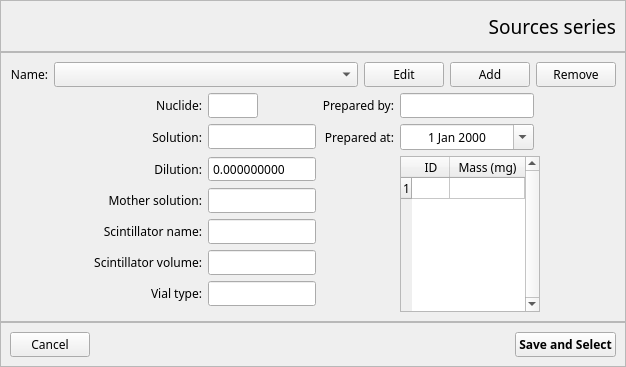
<?xml version="1.0" encoding="UTF-8"?>
<ui version="4.0">
 <class>SeriesSourcesDialog</class>
 <widget class="QDialog" name="SeriesSourcesDialog">
  <property name="geometry">
   <rect>
    <x>0</x>
    <y>0</y>
    <width>626</width>
    <height>344</height>
   </rect>
  </property>
  <property name="font">
   <font>
    <family>Lucida Sans Unicode</family>
    <pointsize>9</pointsize>
   </font>
  </property>
  <property name="windowTitle">
   <string>Sources series - QTD</string>
  </property>
  <layout class="QVBoxLayout" name="verticalLayout">
   <property name="spacing">
    <number>0</number>
   </property>
   <property name="leftMargin">
    <number>0</number>
   </property>
   <property name="topMargin">
    <number>0</number>
   </property>
   <property name="rightMargin">
    <number>0</number>
   </property>
   <property name="bottomMargin">
    <number>0</number>
   </property>
   <item>
    <widget class="QFrame" name="topFrame">
     <property name="frameShape">
      <enum>QFrame::StyledPanel</enum>
     </property>
     <property name="frameShadow">
      <enum>QFrame::Raised</enum>
     </property>
     <layout class="QHBoxLayout" name="horizontalLayout">
      <item>
       <widget class="QLabel" name="label_11">
        <property name="minimumSize">
         <size>
          <width>32</width>
          <height>32</height>
         </size>
        </property>
        <property name="maximumSize">
         <size>
          <width>32</width>
          <height>32</height>
         </size>
        </property>
        <property name="text">
         <string/>
        </property>
        <property name="pixmap">
         <pixmap resource="../qtd.qrc">:/Image/logoTransparent.png</pixmap>
        </property>
        <property name="scaledContents">
         <bool>true</bool>
        </property>
       </widget>
      </item>
      <item>
       <spacer name="horizontalSpacer_4">
        <property name="orientation">
         <enum>Qt::Horizontal</enum>
        </property>
        <property name="sizeHint" stdset="0">
         <size>
          <width>426</width>
          <height>20</height>
         </size>
        </property>
       </spacer>
      </item>
      <item>
       <widget class="QLabel" name="titleDialogLabel">
        <property name="font">
         <font>
          <pointsize>14</pointsize>
         </font>
        </property>
        <property name="text">
         <string>Sources series</string>
        </property>
        <property name="alignment">
         <set>Qt::AlignRight|Qt::AlignTrailing|Qt::AlignVCenter</set>
        </property>
       </widget>
      </item>
     </layout>
    </widget>
   </item>
   <item>
    <widget class="QFrame" name="contentsFrame">
     <property name="sizePolicy">
      <sizepolicy hsizetype="Expanding" vsizetype="Expanding">
       <horstretch>0</horstretch>
       <verstretch>0</verstretch>
      </sizepolicy>
     </property>
     <property name="frameShape">
      <enum>QFrame::StyledPanel</enum>
     </property>
     <property name="frameShadow">
      <enum>QFrame::Raised</enum>
     </property>
     <layout class="QGridLayout" name="gridLayout_4">
      <item row="0" column="0" colspan="8">
       <layout class="QGridLayout" name="gridLayout_3">
        <item row="0" column="0">
         <widget class="QLabel" name="label">
          <property name="text">
           <string>Name:</string>
          </property>
          <property name="alignment">
           <set>Qt::AlignRight|Qt::AlignTrailing|Qt::AlignVCenter</set>
          </property>
         </widget>
        </item>
        <item row="0" column="1">
         <widget class="QComboBox" name="name_comboBox">
          <property name="sizePolicy">
           <sizepolicy hsizetype="Expanding" vsizetype="Preferred">
            <horstretch>0</horstretch>
            <verstretch>0</verstretch>
           </sizepolicy>
          </property>
         </widget>
        </item>
        <item row="0" column="3">
         <widget class="QPushButton" name="add_pushButton">
          <property name="sizePolicy">
           <sizepolicy hsizetype="Fixed" vsizetype="Fixed">
            <horstretch>0</horstretch>
            <verstretch>0</verstretch>
           </sizepolicy>
          </property>
          <property name="text">
           <string>Add</string>
          </property>
          <property name="autoDefault">
           <bool>false</bool>
          </property>
         </widget>
        </item>
        <item row="0" column="4">
         <widget class="QPushButton" name="remove_pushButton">
          <property name="sizePolicy">
           <sizepolicy hsizetype="Fixed" vsizetype="Fixed">
            <horstretch>0</horstretch>
            <verstretch>0</verstretch>
           </sizepolicy>
          </property>
          <property name="text">
           <string>Remove</string>
          </property>
          <property name="autoDefault">
           <bool>false</bool>
          </property>
         </widget>
        </item>
        <item row="0" column="2">
         <widget class="QPushButton" name="edit_pushButton">
          <property name="sizePolicy">
           <sizepolicy hsizetype="Fixed" vsizetype="Fixed">
            <horstretch>0</horstretch>
            <verstretch>0</verstretch>
           </sizepolicy>
          </property>
          <property name="text">
           <string>Edit</string>
          </property>
          <property name="checkable">
           <bool>true</bool>
          </property>
          <property name="autoDefault">
           <bool>false</bool>
          </property>
         </widget>
        </item>
       </layout>
      </item>
      <item row="5" column="1">
       <widget class="QLabel" name="label_4">
        <property name="text">
         <string>Scintillator name:</string>
        </property>
        <property name="alignment">
         <set>Qt::AlignRight|Qt::AlignTrailing|Qt::AlignVCenter</set>
        </property>
       </widget>
      </item>
      <item row="1" column="1">
       <widget class="QLabel" name="label_2">
        <property name="text">
         <string>Nuclide:</string>
        </property>
        <property name="alignment">
         <set>Qt::AlignRight|Qt::AlignTrailing|Qt::AlignVCenter</set>
        </property>
       </widget>
      </item>
      <item row="4" column="2" colspan="2">
       <widget class="QLineEdit" name="motherSolution_lineEdit">
        <property name="maximumSize">
         <size>
          <width>140</width>
          <height>16777215</height>
         </size>
        </property>
       </widget>
      </item>
      <item row="2" column="4">
       <widget class="QLabel" name="label_10">
        <property name="sizePolicy">
         <sizepolicy hsizetype="Expanding" vsizetype="Preferred">
          <horstretch>0</horstretch>
          <verstretch>0</verstretch>
         </sizepolicy>
        </property>
        <property name="text">
         <string>Prepared at:</string>
        </property>
        <property name="alignment">
         <set>Qt::AlignRight|Qt::AlignTrailing|Qt::AlignVCenter</set>
        </property>
       </widget>
      </item>
      <item row="2" column="2" colspan="2">
       <widget class="QLineEdit" name="solution_lineEdit">
        <property name="maximumSize">
         <size>
          <width>140</width>
          <height>16777215</height>
         </size>
        </property>
       </widget>
      </item>
      <item row="2" column="5">
       <widget class="QDateEdit" name="preparedAt_dateEdit">
        <property name="maximumSize">
         <size>
          <width>140</width>
          <height>16777215</height>
         </size>
        </property>
        <property name="alignment">
         <set>Qt::AlignCenter</set>
        </property>
        <property name="calendarPopup">
         <bool>true</bool>
        </property>
       </widget>
      </item>
      <item row="2" column="1">
       <widget class="QLabel" name="label_3">
        <property name="text">
         <string>Solution:</string>
        </property>
        <property name="alignment">
         <set>Qt::AlignRight|Qt::AlignTrailing|Qt::AlignVCenter</set>
        </property>
       </widget>
      </item>
      <item row="1" column="5">
       <widget class="QLineEdit" name="preparedBy_lineEdit">
        <property name="maximumSize">
         <size>
          <width>140</width>
          <height>16777215</height>
         </size>
        </property>
       </widget>
      </item>
      <item row="3" column="2" colspan="2">
       <widget class="QDoubleSpinBox" name="dilution_doubleSpinBox">
        <property name="maximumSize">
         <size>
          <width>140</width>
          <height>16777215</height>
         </size>
        </property>
        <property name="buttonSymbols">
         <enum>QAbstractSpinBox::NoButtons</enum>
        </property>
        <property name="decimals">
         <number>9</number>
        </property>
        <property name="singleStep">
         <double>0.001000000000000</double>
        </property>
       </widget>
      </item>
      <item row="4" column="1">
       <widget class="QLabel" name="label_6">
        <property name="text">
         <string>Mother solution:</string>
        </property>
        <property name="alignment">
         <set>Qt::AlignRight|Qt::AlignTrailing|Qt::AlignVCenter</set>
        </property>
       </widget>
      </item>
      <item row="3" column="1">
       <widget class="QLabel" name="label_5">
        <property name="text">
         <string>Dilution:</string>
        </property>
        <property name="alignment">
         <set>Qt::AlignRight|Qt::AlignTrailing|Qt::AlignVCenter</set>
        </property>
       </widget>
      </item>
      <item row="1" column="4">
       <widget class="QLabel" name="label_7">
        <property name="text">
         <string>Prepared by:</string>
        </property>
        <property name="alignment">
         <set>Qt::AlignRight|Qt::AlignTrailing|Qt::AlignVCenter</set>
        </property>
       </widget>
      </item>
      <item row="1" column="2">
       <widget class="QLineEdit" name="nuclide_lineEdit">
        <property name="minimumSize">
         <size>
          <width>50</width>
          <height>0</height>
         </size>
        </property>
        <property name="maximumSize">
         <size>
          <width>50</width>
          <height>16777215</height>
         </size>
        </property>
        <property name="placeholderText">
         <string/>
        </property>
       </widget>
      </item>
      <item row="5" column="2" colspan="2">
       <widget class="QLineEdit" name="scintillatorName_lineEdit">
        <property name="maximumSize">
         <size>
          <width>140</width>
          <height>16777215</height>
         </size>
        </property>
       </widget>
      </item>
      <item row="5" column="7">
       <spacer name="horizontalSpacer_3">
        <property name="orientation">
         <enum>Qt::Horizontal</enum>
        </property>
        <property name="sizeHint" stdset="0">
         <size>
          <width>45</width>
          <height>20</height>
         </size>
        </property>
       </spacer>
      </item>
      <item row="6" column="0">
       <spacer name="horizontalSpacer_2">
        <property name="orientation">
         <enum>Qt::Horizontal</enum>
        </property>
        <property name="sizeHint" stdset="0">
         <size>
          <width>78</width>
          <height>20</height>
         </size>
        </property>
       </spacer>
      </item>
      <item row="6" column="1">
       <widget class="QLabel" name="label_9">
        <property name="text">
         <string>Scintillator volume:</string>
        </property>
        <property name="alignment">
         <set>Qt::AlignRight|Qt::AlignTrailing|Qt::AlignVCenter</set>
        </property>
       </widget>
      </item>
      <item row="6" column="2" colspan="2">
       <widget class="QLineEdit" name="scintillatorVolume_lineEdit">
        <property name="maximumSize">
         <size>
          <width>140</width>
          <height>16777215</height>
         </size>
        </property>
       </widget>
      </item>
      <item row="7" column="1">
       <widget class="QLabel" name="label_8">
        <property name="text">
         <string>Vial type:</string>
        </property>
        <property name="alignment">
         <set>Qt::AlignRight|Qt::AlignTrailing|Qt::AlignVCenter</set>
        </property>
       </widget>
      </item>
      <item row="7" column="2" colspan="2">
       <widget class="QLineEdit" name="vialType_lineEdit">
        <property name="maximumSize">
         <size>
          <width>140</width>
          <height>16777215</height>
         </size>
        </property>
       </widget>
      </item>
      <item row="8" column="3">
       <spacer name="verticalSpacer">
        <property name="orientation">
         <enum>Qt::Vertical</enum>
        </property>
        <property name="sizeHint" stdset="0">
         <size>
          <width>20</width>
          <height>27</height>
         </size>
        </property>
       </spacer>
      </item>
      <item row="3" column="5" rowspan="6" colspan="2">
       <widget class="QTableWidget" name="masses_tableWidget">
        <property name="sizePolicy">
         <sizepolicy hsizetype="Expanding" vsizetype="Expanding">
          <horstretch>0</horstretch>
          <verstretch>0</verstretch>
         </sizepolicy>
        </property>
        <property name="maximumSize">
         <size>
          <width>140</width>
          <height>16777215</height>
         </size>
        </property>
        <property name="verticalScrollBarPolicy">
         <enum>Qt::ScrollBarAlwaysOn</enum>
        </property>
        <property name="horizontalScrollBarPolicy">
         <enum>Qt::ScrollBarAlwaysOff</enum>
        </property>
        <attribute name="horizontalHeaderDefaultSectionSize">
         <number>25</number>
        </attribute>
        <attribute name="horizontalHeaderStretchLastSection">
         <bool>true</bool>
        </attribute>
        <attribute name="verticalHeaderDefaultSectionSize">
         <number>21</number>
        </attribute>
        <row>
         <property name="text">
          <string>1</string>
         </property>
        </row>
        <column>
         <property name="text">
          <string>ID</string>
         </property>
        </column>
        <column>
         <property name="text">
          <string>Mass (mg)</string>
         </property>
        </column>
       </widget>
      </item>
     </layout>
    </widget>
   </item>
   <item>
    <widget class="QFrame" name="bottomFrame">
     <property name="frameShape">
      <enum>QFrame::StyledPanel</enum>
     </property>
     <property name="frameShadow">
      <enum>QFrame::Raised</enum>
     </property>
     <layout class="QGridLayout" name="gridLayout">
      <item row="0" column="1">
       <spacer name="horizontalSpacer">
        <property name="orientation">
         <enum>Qt::Horizontal</enum>
        </property>
        <property name="sizeHint" stdset="0">
         <size>
          <width>432</width>
          <height>20</height>
         </size>
        </property>
       </spacer>
      </item>
      <item row="0" column="2">
       <widget class="QPushButton" name="savePushButton">
        <property name="sizePolicy">
         <sizepolicy hsizetype="Fixed" vsizetype="Fixed">
          <horstretch>0</horstretch>
          <verstretch>0</verstretch>
         </sizepolicy>
        </property>
        <property name="font">
         <font>
          <weight>75</weight>
          <bold>true</bold>
         </font>
        </property>
        <property name="text">
         <string>Save and Select</string>
        </property>
        <property name="autoDefault">
         <bool>false</bool>
        </property>
        <property name="default">
         <bool>false</bool>
        </property>
       </widget>
      </item>
      <item row="0" column="0">
       <widget class="QPushButton" name="cancelPushButton">
        <property name="text">
         <string>Cancel</string>
        </property>
        <property name="autoDefault">
         <bool>false</bool>
        </property>
       </widget>
      </item>
     </layout>
    </widget>
   </item>
  </layout>
 </widget>
 <tabstops>
  <tabstop>name_comboBox</tabstop>
  <tabstop>add_pushButton</tabstop>
  <tabstop>remove_pushButton</tabstop>
  <tabstop>nuclide_lineEdit</tabstop>
  <tabstop>solution_lineEdit</tabstop>
  <tabstop>dilution_doubleSpinBox</tabstop>
  <tabstop>motherSolution_lineEdit</tabstop>
  <tabstop>scintillatorName_lineEdit</tabstop>
  <tabstop>scintillatorVolume_lineEdit</tabstop>
  <tabstop>vialType_lineEdit</tabstop>
  <tabstop>preparedBy_lineEdit</tabstop>
  <tabstop>preparedAt_dateEdit</tabstop>
  <tabstop>masses_tableWidget</tabstop>
  <tabstop>savePushButton</tabstop>
  <tabstop>cancelPushButton</tabstop>
 </tabstops>
 <resources>
  <include location="../qtd.qrc"/>
 </resources>
 <connections/>
</ui>
